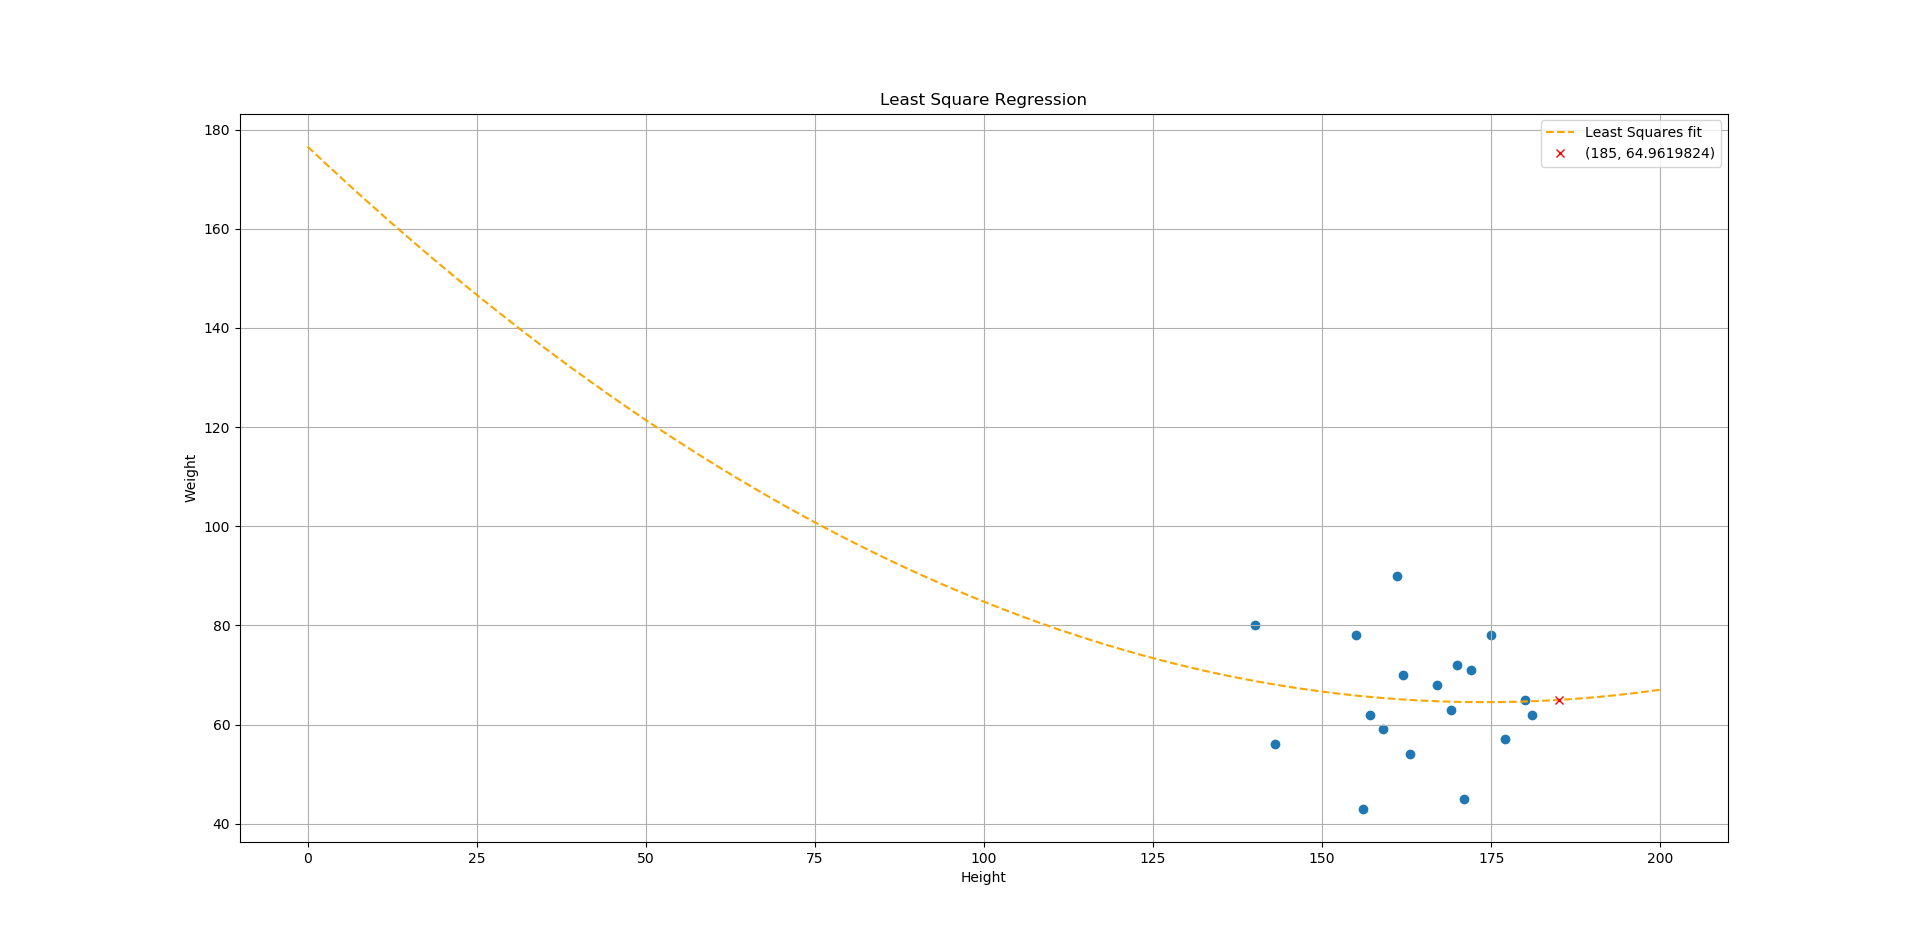

Here is the Python script that generated this plot:
#!/usr/bin/env python3

import matplotlib.pyplot as plt
import numpy as np
import pandas as pd

b = [176.57808975, -1.28840566, 0.00370311]


def f(x: np.ndarray) -> np.ndarray:
    return b[0] + b[1] * x + b[2] * x**2


def main() -> None:
    ds = pd.read_csv('in.txt')
    plt.scatter(ds.iloc[:, 0], ds.iloc[:, 1])
    print(ds)
    x = np.linspace(0, 200, 1000)
    y = f(x)
    plt.plot(x, y, '--', color='orange', label='Least Squares fit')

    xp = np.array([185])
    yp = f(xp)
    for i in enumerate(xp):
        plt.plot(i[1],
                 yp[i[0]],
                 'x',
                 color='red',
                 label='({}, {})'.format(i[1], yp[i[0]]))

    plt.grid()
    plt.xlabel('Height')
    plt.ylabel('Weight')
    plt.title('Least Square Regression')
    plt.legend()
    plt.show()


if __name__ == '__main__':
    main()
